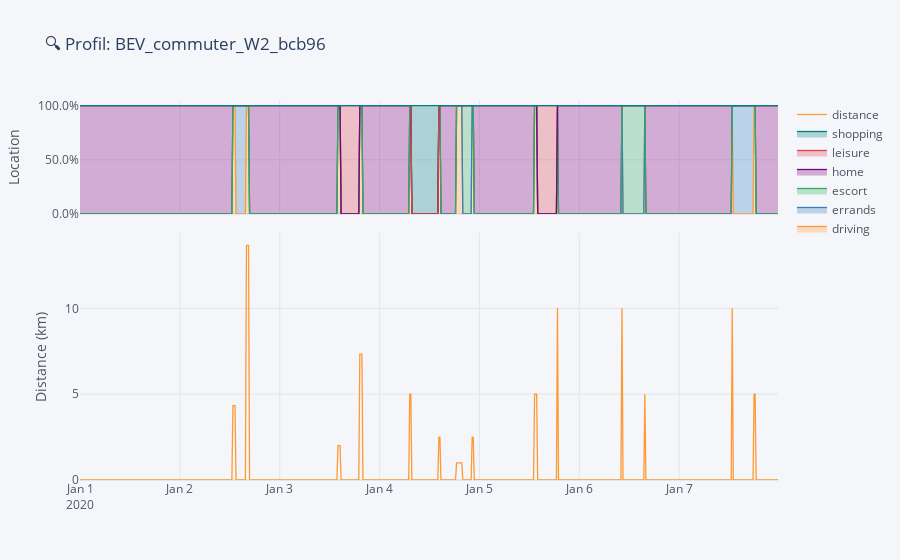

The notebook cell this image was saved under:
### Markdown cell above
**To show a different profile, select it from the dropdown bar.**

### Code cell
ap.run_profile_viewer(str(dropdown.value),db)

### Figure 1 — Plotly figure (JSON) as saved in the notebook; plotly's stock layout.template omitted (floating-point values rounded to 4 significant figures; data arrays with more than 128 entries replaced by an {"elided": "..."} marker saying what was removed)
{"data": [{"fill": "tonexty", "fillcolor": "rgba(255, 153, 51, 0.3)", "line": {"color": "rgba(255, 153, 51, 1.0)", "dash": "solid", "shape": "linear", "width": 1.3}, "mode": "lines", "name": "driving", "text": "", "type": "scatter", "x": {"elided": "672 str values"}, "xaxis": "x", "y": {"elided": "672 int values"}, "yaxis": "y"}, {"fill": "tonexty", "fillcolor": "rgba(55, 128, 191, 0.3)", "line": {"color": "rgba(55, 128, 191, 1.0)", "dash": "solid", "shape": "linear", "width": 1.3}, "mode": "lines", "name": "errands", "text": "", "type": "scatter", "x": {"elided": "672 str values"}, "xaxis": "x", "y": {"elided": "672 int values"}, "yaxis": "y"}, {"fill": "tonexty", "fillcolor": "rgba(50, 171, 96, 0.3)", "line": {"color": "rgba(50, 171, 96, 1.0)", "dash": "solid", "shape": "linear", "width": 1.3}, "mode": "lines", "name": "escort", "text": "", "type": "scatter", "x": {"elided": "672 str values"}, "xaxis": "x", "y": {"elided": "672 int values"}, "yaxis": "y"}, {"fill": "tonexty", "fillcolor": "rgba(128, 0, 128, 0.3)", "line": {"color": "rgba(128, 0, 128, 1.0)", "dash": "solid", "shape": "linear", "width": 1.3}, "mode": "lines", "name": "home", "text": "", "type": "scatter", "x": {"elided": "672 str values"}, "xaxis": "x", "y": {"elided": "672 int values"}, "yaxis": "y"}, {"fill": "tonexty", "fillcolor": "rgba(219, 64, 82, 0.3)", "line": {"color": "rgba(219, 64, 82, 1.0)", "dash": "solid", "shape": "linear", "width": 1.3}, "mode": "lines", "name": "leisure", "text": "", "type": "scatter", "x": {"elided": "672 str values"}, "xaxis": "x", "y": {"elided": "672 int values"}, "yaxis": "y"}, {"fill": "tonexty", "fillcolor": "rgba(0, 128, 128, 0.3)", "line": {"color": "rgba(0, 128, 128, 1.0)", "dash": "solid", "shape": "linear", "width": 1.3}, "mode": "lines", "name": "shopping", "text": "", "type": "scatter", "x": {"elided": "672 str values"}, "xaxis": "x", "y": {"elided": "672 int values"}, "yaxis": "y"}, {"line": {"color": "rgba(255, 153, 51, 1.0)", "dash": "solid", "shape": "linear", "width": 1.3}, "mode": "lines", "name": "distance", "text": "", "type": "scatter", "x": {"elided": "672 str values"}, "xaxis": "x2", "y": {"elided": "672 float values"}, "yaxis": "y2"}], "layout": {"legend": {"bgcolor": "#F5F6F9", "font": {"color": "#4D5663"}}, "paper_bgcolor": "#F5F6F9", "plot_bgcolor": "#F5F6F9", "title": {"text": "🔍 Profil: BEV_commuter_W2_bcb96"}, "xaxis": {"anchor": "y", "domain": [0, 1], "gridcolor": "#E1E5ED", "matches": "x2", "showgrid": true, "showticklabels": false, "tickfont": {"color": "#4D5663"}, "title": {"font": {"color": "#4D5663"}, "text": ""}, "zerolinecolor": "#E1E5ED"}, "xaxis2": {"anchor": "y2", "domain": [0, 1], "gridcolor": "#E1E5ED", "showgrid": true, "tickfont": {"color": "#4D5663"}, "title": {"font": {"color": "#4D5663"}, "text": ""}, "zerolinecolor": "#E1E5ED"}, "yaxis": {"anchor": "x", "domain": [0.7, 1], "gridcolor": "#E1E5ED", "rangemode": "tozero", "showgrid": true, "tickfont": {"color": "#4D5663"}, "tickformat": ".1%", "title": {"font": {"color": "#4D5663"}, "text": "Location"}, "zerolinecolor": "#E1E5ED"}, "yaxis2": {"anchor": "x2", "domain": [0, 0.65], "gridcolor": "#E1E5ED", "rangemode": "tozero", "showgrid": true, "tickfont": {"color": "#4D5663"}, "title": {"font": {"color": "#4D5663"}, "text": "Distance (km)"}, "zerolinecolor": "#E1E5ED"}}}
